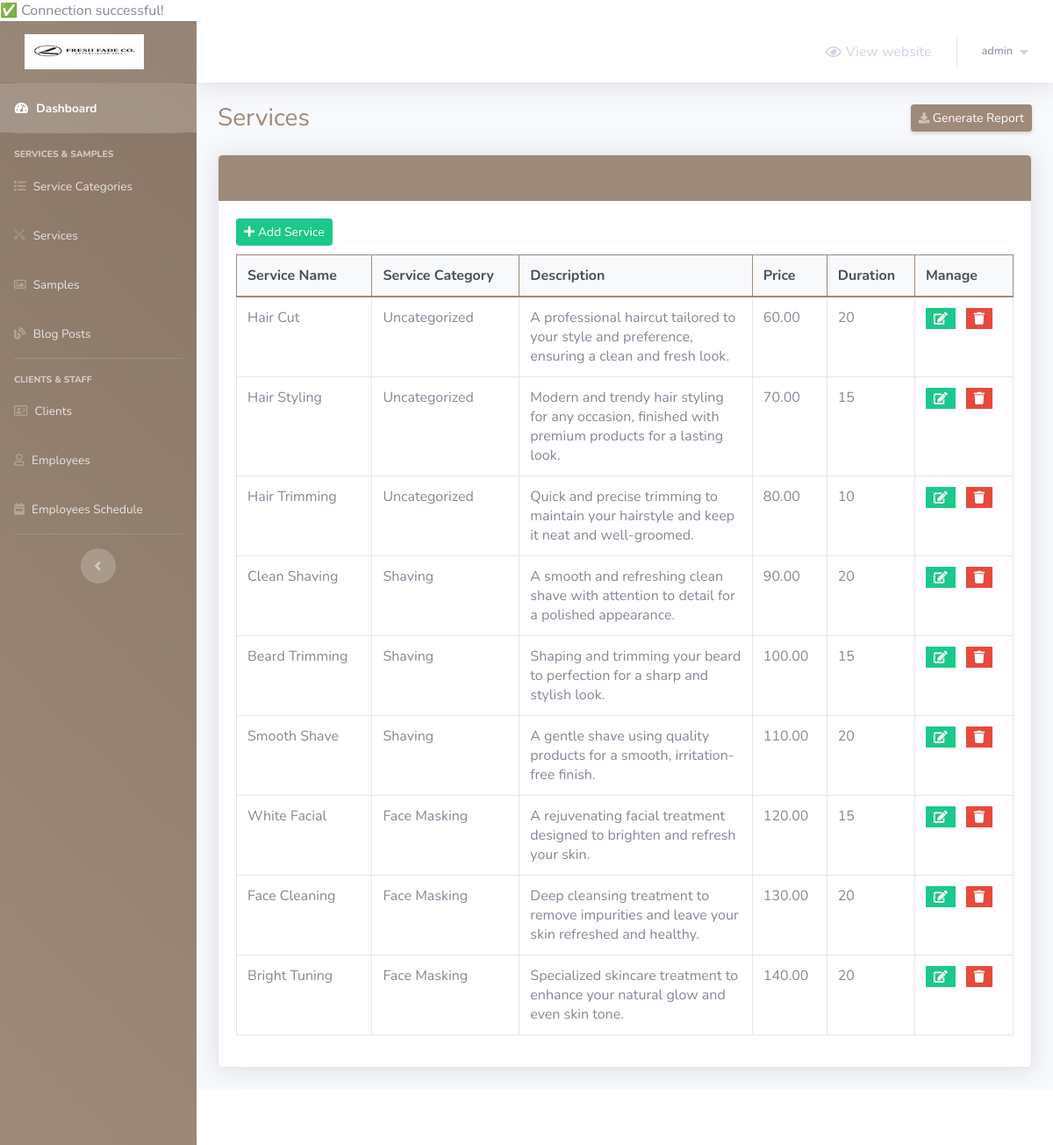
Page /barber-admin/services.php (signed in) on the committed database.
### tables this page shows
CREATE TABLE `services` (
  `service_id` int(5) NOT NULL,
  `service_name` varchar(50) NOT NULL,
  `service_description` varchar(255) NOT NULL,
  `service_price` decimal(6,2) NOT NULL,
  `service_duration` int(5) NOT NULL,
  `category_id` int(2) NOT NULL
);

CREATE TABLE `service_categories` (
  `category_id` int(2) NOT NULL,
  `category_name` varchar(50) NOT NULL
);

### barber-admin/services.php (the view, shortened to what this page needs)
<?php
    include 'connect.php';
    include 'Includes/templates/header.php';
    if(isset($_SESSION['username_barbershop_Xw211qAAsq4']) && isset($_SESSION['password_barbershop_Xw211qAAsq4']))
    {
?>
        <div class="container-fluid">
            <div class="d-sm-flex align-items-center justify-content-between mb-4">
                <h1 class="h3 mb-0 text-gray-800">Services</h1>
                <a href="#" class="d-none d-sm-inline-block btn btn-sm btn-primary shadow-sm">
                    <i class="fas fa-download fa-sm text-white-50"></i>
                    Generate Report
                </a>
            </div>
            <?php
                $do = '';
                if(isset($_GET['do']) && in_array($_GET['do'], array('Add','Edit')))
                {
                    $do = htmlspecialchars($_GET['do']);
                }
                else
                {
                    $do = 'Manage';
                }
                if($do == 'Manage')
                {
                    $stmt = $con->prepare("SELECT * FROM services s, service_categories sc where s.category_id = sc.category_id");
                    $stmt->execute();
                    $rows_services = $stmt->fetchAll();
                ?>
                    <div class="card shadow mb-4">
                        <div class="card-header py-3">
                            <h6 class="m-0 font-weight-bold text-primary">Services</h6>
                        </div>
                        <div class="card-body">
                            <a href="services.php?do=Add" class="btn btn-success btn-sm" style="margin-bottom: 10px;">
                                <i class="fa fa-plus"></i>
                                Add Service
                            </a>
                            <table class="table table-bordered">
                                <thead>
                                    <tr>
                                        <th scope="col">Service Name</th>
                                        <th scope="col">Service Category</th>
                                        <th scope="col">Description</th>
                                        <th scope="col">Price</th>
                                        <th scope="col">Duration</th>
                                        <th scope="col">Manage</th>
                                    </tr>
                                </thead>
                                <tbody>
                                    <?php
                                        foreach($rows_services as $service)
                                        {
                                            echo "<tr>";
                                                echo "<td>";
                                                    echo $service['service_name'];
                                                echo "</td>";
                                                echo "<td>";
                                                    echo $service['category_name'];
                                                echo "</td>";
                                                echo "<td style = 'width:30%'>";
                                                    echo $service['service_description'];
                                                echo "</td>";
                                                echo "<td>";
                                                    echo $service['service_price'];
                                                echo "</td>";
                                                echo "<td>";
                                                    echo $service['service_duration'];
                                                echo "</td>";
                                                echo "<td>";
                                                    $delete_data = "delete_".$service["service_id"];
                                                    ?>
                                                        <ul class="list-inline m-0">
                                                            <li class="list-inline-item" data-toggle="tooltip" title="Edit">
                                                                <button class="btn btn-success btn-sm rounded-0">
                                                                    <a href="services.php?do=Edit&service_id=<?php echo $service['service_id']; ?>" style="color: white;">
                                                                        <i class="fa fa-edit"></i>
                                                                    </a>
                                                                </button>
                                                            </li>
                                                            <li class="list-inline-item" data-toggle="tooltip" title="Delete">
                                                                <button class="btn btn-danger btn-sm rounded-0" type="button" data-toggle="modal" data-target="#<?php echo $delete_data; ?>" data-placement="top"><i class="fa fa-trash"></i></button>
                                                            </li>
                                                        </ul>
                                                    <?php
                                                echo "</td>";
                                            echo "</tr>";
                                        }
                                    ?>
                                </tbody>
                            </table>
                        </div>
                    </div>
                    <?php
                }
            ?>
        </div>
<?php
        include 'Includes/templates/footer.php';
    }
    else
    {
        header('Location: login.php');
        exit();
    }
?>

### barber-admin/Includes/templates/header.php (style rules this page uses)
.card-header { background-color: #9e8a78 !important; border-color: #9e8a78 !important; color: #ffffff !important; }
.btn-primary { background-color: #9e8a78 !important; border-color: #9e8a78 !important; }
.text-primary { color: #9e8a78 !important; }
.table thead th { background-color: #f8f9fa !important; border-color: #9e8a78 !important; color: #495057 !important; }
.h3.text-gray-800 { color: #9e8a78 !important; }

### rows in the picture
services: service_name "Hair Cut", category.category_name "Uncategorized", service_description "A professional haircut tailored to your style and preference, ensuring a clean and fresh look.", service_price "60.00", service_duration "20"
services: service_name "Hair Styling", category.category_name "Uncategorized", service_description "Modern and trendy hair styling for any occasion, finished with premium products for a lasting look.", service_price "70.00", service_duration "15"
services: service_name "Hair Trimming", category.category_name "Uncategorized", service_description "Quick and precise trimming to maintain your hairstyle and keep it neat and well-groomed.", service_price "80.00", service_duration "10"
services: service_name "Clean Shaving", category.category_name "Shaving", service_description "A smooth and refreshing clean shave with attention to detail for a polished appearance.", service_price "90.00", service_duration "20"
services: service_name "Beard Trimming", category.category_name "Shaving", service_description "Shaping and trimming your beard to perfection for a sharp and stylish look.", service_price "100.00", service_duration "15"
services: service_name "Smooth Shave", category.category_name "Shaving", service_description "A gentle shave using quality products for a smooth, irritation-free finish.", service_price "110.00", service_duration "20"
services: service_name "White Facial", category.category_name "Face Masking", service_description "A rejuvenating facial treatment designed to brighten and refresh your skin.", service_price "120.00", service_duration "15"
services: service_name "Face Cleaning", category.category_name "Face Masking", service_description "Deep cleansing treatment to remove impurities and leave your skin refreshed and healthy.", service_price "130.00", service_duration "20"
services: service_name "Bright Tuning", category.category_name "Face Masking", service_description "Specialized skincare treatment to enhance your natural glow and even skin tone.", service_price "140.00", service_duration "20"

### other values in the picture
$_SESSION['username_barbershop_Xw211qAAsq4'] "admin"
